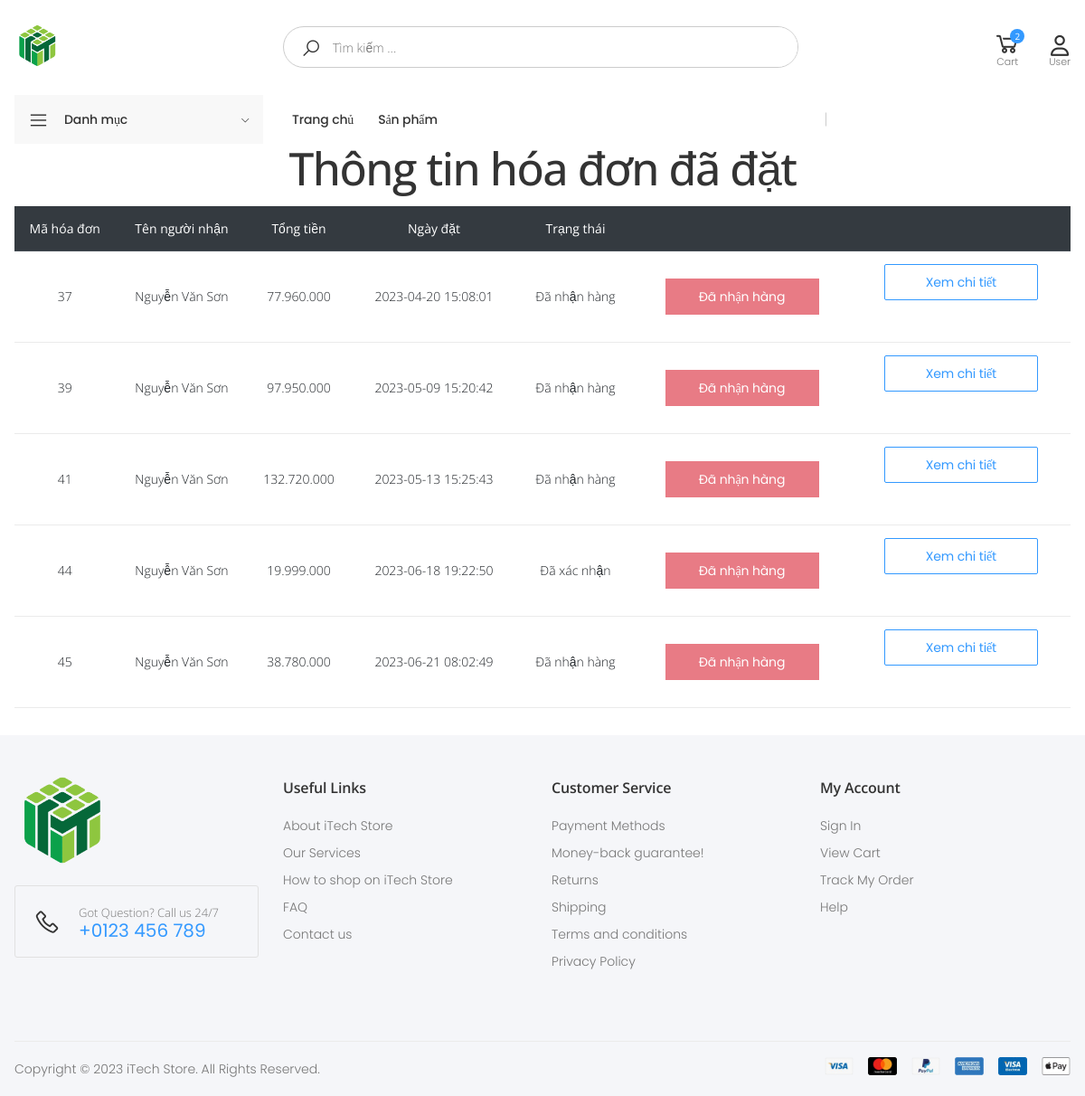
/?controller=carts&action=orderdetail (signed in), run on the app's committed database.
### tables this page shows
CREATE TABLE `orders` (
  `id` int(11) NOT NULL,
  `name` varchar(255) DEFAULT NULL,
  `address` varchar(255) DEFAULT NULL,
  `phone` varchar(255) DEFAULT NULL,
  `email` varchar(255) DEFAULT NULL,
  `note` text DEFAULT NULL,
  `payment` varchar(255) DEFAULT NULL,
  `created_at` datetime DEFAULT current_timestamp(),
  `updated_at` datetime DEFAULT current_timestamp() ON UPDATE current_timestamp(),
  `status` int(11) DEFAULT 0
);

### client/models/Orders.php (called while the page is built, shortened)
<?php
    require_once 'client/models/images.php';
    class Orders{
        public static function selectOrderDetailIdByCustomerId($customerId){
            global $conn;
            $sql = "SELECT DISTINCT orderid FROM `orderdetail` where customerid= $customerId";
            $data = [];
            $result = mysqli_query($conn,$sql);
            if(mysqli_num_rows($result)>0){
                while($row = mysqli_fetch_assoc($result)){
                    $data[]=$row;
                }
            }
            return $data;
        }
        public static function selectOrderDetailById($OrderId){
            global $conn;
            $sql = "SELECT * FROM orders where id = $OrderId";
            $result = mysqli_query($conn,$sql);
            if(mysqli_num_rows($result)>0){
                while($row = mysqli_fetch_assoc($result)){
                    return $row;
                }
            }
            return null;
        }
        public static function selectOrderByOrderDetailId($OrderId){
            global $conn;
            $sql = "SELECT * FROM orderdetail where orderid=$OrderId";
            $result = mysqli_query($conn,$sql);
            $data = [];
            if(mysqli_num_rows($result)>0){
                while($row = mysqli_fetch_assoc($result)){
                    $data[]=$row;
                }
            }
            return $data;
        }
    }
?>

### client/views/orderdetail.php (the view, shortened to what this page needs)
<div class="container">
    <h1 class="text-center h1">Thông tin hóa đơn đã đặt</h1>
    <table class="table text-center">
        <thead class="thead-dark ">
            <tr>
                <th scope="col">Mã hóa đơn</th>
                <th scope="col">Tên người nhận</th>
                <th scope="col">Tổng tiền</th>
                <th scope="col">Ngày đặt</th>
                <th scope="col">Trạng thái</th>
                <th scope="col"></th>
                <th scope="col"></th>
            </tr>
        </thead>
        <tbody>
            <?php foreach ($orders as $order): ?>
                <?php
                $ordera = Orders::selectOrderDetailById($order["orderid"]);
                $total = 0;
                $orderInfors = Orders::selectOrderByOrderDetailId($order["orderid"]);
                foreach ($orderInfors as $orderInfor) {
                    $total += $orderInfor["quantity"] * $orderInfor["price"];
                }
                ?>
                <tr>
                    <td>
                        <?php echo $ordera["id"]; ?>
                    </td>
                    <td>
                        <?php echo $ordera["name"]; ?>
                    </td>
                    <td>
                        <?php echo number_format($total, 0, "", "."); ?>
                    </td>
                    <td>
                        <?php echo $ordera["created_at"]; ?>
                    </td>
                    <td>
                        <?php
                        if ($ordera["status"] == 0) {
                            echo "Đang xử lý";
                        } else if ($ordera["status"] == 1) {
                            echo "Đã xác nhận";
                        } else if ($ordera["status"] == 2) {
                            echo "Chuẩn bị hàng";
                        } else if ($ordera["status"] == 3) {
                            echo "Đang gửi hàng";
                        } else if ($ordera["status"] == 4) {
                            echo "Đã nhận hàng";
                        }
                        ?>
                    </td>
                    <td>
                        <a href="<?php if ($ordera["status"] == 3) {
                            echo "?controller=carts&action=updatestatus&id=" . $ordera['id'];
                        } else {
                            echo "";
                        }
                        ?>" name="" class="btn btn-danger <?php if ($ordera["status"] != 3)
                            echo "disabled"; ?>">Đã nhận hàng</a>
                    </td>
                    <th>
                        <a href="#" class="btn btn-outline-primary btn-rounded" data-bs-toggle="modal"
                            data-bs-target="#orderdetail<?php echo $ordera["id"]; ?>">Xem chi tiết</a>
                    </th>
                </tr>
            <?php endforeach; ?>
        </tbody>
    </table>
</div>

### assets/css/skins/skin-demo-4.css (style rules this page uses)
a { color: #39f }
.btn-outline-primary { color: #39f; background-color: transparent; background-image: none; border-color: #39f; box-shadow: none }

### client/views/header.php (style rules this page uses)
* { font-family: 'Open Sans', sans-serif; }

### data on the page
orders: id "37", name "Nguyễn Văn Sơn", created_at "2023-04-20 15:08:01"
orders: id "39", name "Nguyễn Văn Sơn", created_at "2023-05-09 15:20:42"
orders: id "41", name "Nguyễn Văn Sơn", created_at "2023-05-13 15:25:43"
orders: id "44", name "Nguyễn Văn Sơn", created_at "2023-06-18 19:22:50"
orders: id "45", name "Nguyễn Văn Sơn", created_at "2023-06-21 08:02:49"

### other printed values
Carts::countCartByCustomerId($_SESSION["customerid"]) "2"
$total "77.960.000"
$total "97.950.000"
$total "132.720.000"
$total "19.999.000"
$total "38.780.000"
